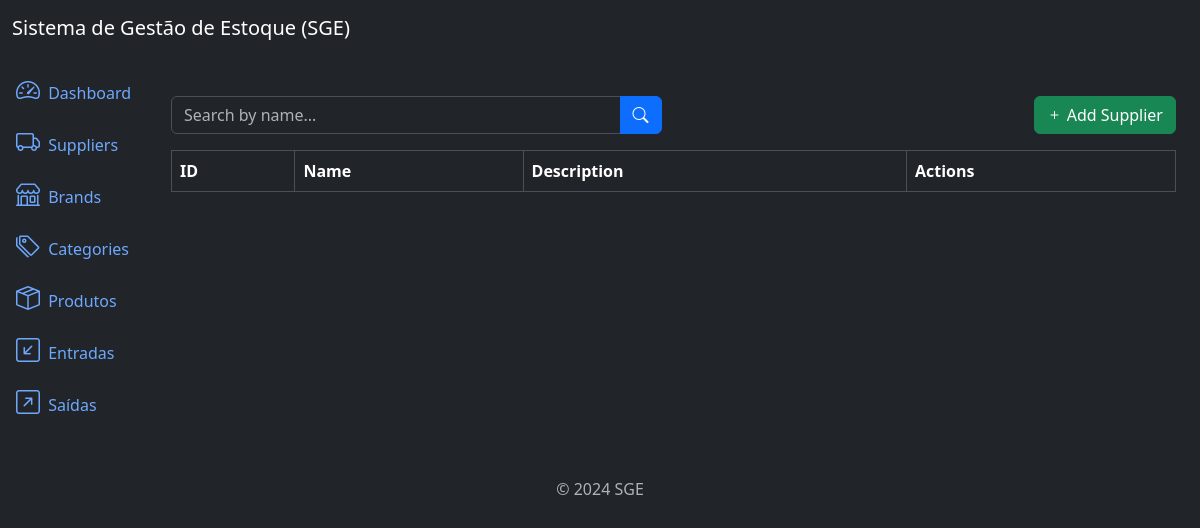
Before: /suppliers/list/ with the older database file.
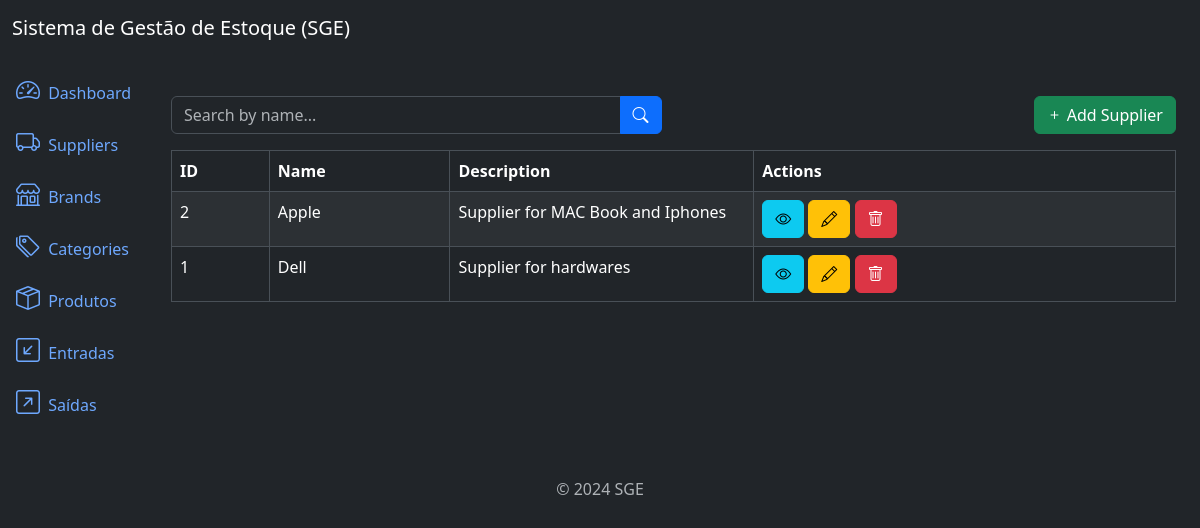
After: the same page with the newer database file.
### suppliers/models.py (models this page shows, shortened)
class Supplier(models.Model):
    name = models.CharField(max_length=500)
    description = models.TextField(null=True, blank=True)
    created_at = models.DateTimeField(auto_now_add=True)
    updated_at = models.DateTimeField(auto_now=True)
    class Meta:
        ordering = ['name']

### suppliers/views.py (the view)
# urls.py: path('suppliers/list/', views.SupplierListView.as_view(), name='supplier_list'),
class SupplierListView(ListView):
    model = models.Supplier
    template_name = 'supplier_list.html'
    context_object_name = 'suppliers'  # object will be send to template
    paginate_by = 10
    def get_queryset(self):
        queryset = super().get_queryset()  # return all registers
        name = self.request.GET.get('name')
        if name:
            queryset = queryset.filter(name__icontains=name)
        return queryset

### suppliers/templates/supplier_list.html (shortened to what this page needs)
{% extends 'base.html' %}
{% block content %}
<div class="row mb-3">
    <div class="col-md-6">
        <form method="get" action="{% url 'supplier_list' %}">
            <div class="input-group">
                <input type="text" class="form-control" name="name" placeholder="Search by name..." value="{{ request.GET.name }}">
                <button type="submit" class="btn btn-primary">
                    <i class="bi bi-search"></i>
                </button>
            </div>
        </form>
    </div>
    <div class="col-md-6">
        <a href="{% url 'supplier_create' %}" class="btn btn-success float-end">
            <i class="bi bi-plus"></i> Add Supplier
        </a>
    </div>
</div>
<div class="table-responsive">
    <table class="table table-striped table-bordered">
        <thead class="thead-dark">
            <tr>
                <th>ID</th>
                <th>Name</th>
                <th>Description</th>
                <th>Actions</th>
            </tr>
        </thead>
        <tbody>
            {% for supplier in suppliers %}
                <tr>
                    <td>{{ supplier.id }}</td>
                    <td>{{ supplier.name }}</td>
                    <td style="max-width:100px; white-space: nowrap; overflow: hidden; text-overflow: ellipsis">
                        {{ supplier.description }}
                    </td>
                    <td>
                        <a href="{% url 'supplier_detail' supplier.id %}" class="btn btn-info btn-small">
                            <i class="bi bi-eye"></i>
                        </a>
                        <a href="{% url 'supplier_update' supplier.id %}" class="btn btn-warning btn-small">
                            <i class="bi bi-pencil"></i>
                        </a>
                        <a href="{% url 'supplier_delete' supplier.id %}" class="btn btn-danger btn-small">
                            <i class="bi bi-trash"></i>
                        </a>
                    </td>
                </tr>
            {% endfor %}
        </tbody>
    </table>
</div>
{% endblock %}

Changed rows visible on the page:
added Supplier: id "2", name "Apple", description "Supplier for MAC Book and Iphones"
added Supplier: id "1", name "Dell", description "Supplier for hardwares"
